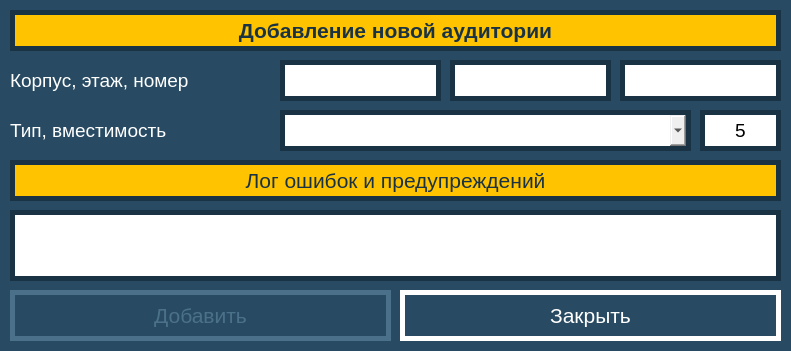
<?xml version="1.0" encoding="UTF-8"?>
<ui version="4.0">
 <class>AuditoriumInsertForm</class>
 <widget class="QWidget" name="AuditoriumInsertForm">
  <property name="geometry">
   <rect>
    <x>0</x>
    <y>0</y>
    <width>791</width>
    <height>351</height>
   </rect>
  </property>
  <property name="minimumSize">
   <size>
    <width>791</width>
    <height>351</height>
   </size>
  </property>
  <property name="maximumSize">
   <size>
    <width>791</width>
    <height>351</height>
   </size>
  </property>
  <property name="windowTitle">
   <string>Аудитория, добавление</string>
  </property>
  <property name="styleSheet">
   <string notr="true">QWidget#AuditoriumInsertForm {

	background-color: #284B63;
}</string>
  </property>
  <widget class="QLabel" name="headText">
   <property name="geometry">
    <rect>
     <x>10</x>
     <y>10</y>
     <width>771</width>
     <height>41</height>
    </rect>
   </property>
   <property name="font">
    <font>
     <pointsize>16</pointsize>
     <weight>75</weight>
     <bold>true</bold>
    </font>
   </property>
   <property name="styleSheet">
    <string notr="true">QLabel#headText {

	background-color: #FFC300;
	color: #1A3344;
	border: 5px solid #1A3344;
}</string>
   </property>
   <property name="text">
    <string>Добавление новой аудитории</string>
   </property>
   <property name="alignment">
    <set>Qt::AlignCenter</set>
   </property>
  </widget>
  <widget class="QLineEdit" name="bodyLine">
   <property name="enabled">
    <bool>true</bool>
   </property>
   <property name="geometry">
    <rect>
     <x>280</x>
     <y>60</y>
     <width>161</width>
     <height>41</height>
    </rect>
   </property>
   <property name="font">
    <font>
     <pointsize>14</pointsize>
    </font>
   </property>
   <property name="styleSheet">
    <string notr="true">QLineEdit#bodyLine {

	border: 5px solid #1A3344;
}</string>
   </property>
   <property name="alignment">
    <set>Qt::AlignCenter</set>
   </property>
  </widget>
  <widget class="QLabel" name="text1">
   <property name="geometry">
    <rect>
     <x>10</x>
     <y>60</y>
     <width>261</width>
     <height>41</height>
    </rect>
   </property>
   <property name="font">
    <font>
     <pointsize>14</pointsize>
    </font>
   </property>
   <property name="styleSheet">
    <string notr="true">QLabel#text1 {

	background-color: #284B63;
	color: #FFFFFF;
}</string>
   </property>
   <property name="text">
    <string>Корпус, этаж, номер</string>
   </property>
  </widget>
  <widget class="QLabel" name="text2">
   <property name="geometry">
    <rect>
     <x>10</x>
     <y>110</y>
     <width>261</width>
     <height>41</height>
    </rect>
   </property>
   <property name="font">
    <font>
     <pointsize>14</pointsize>
    </font>
   </property>
   <property name="styleSheet">
    <string notr="true">QLabel#text2 {

	background-color: #284B63;
	color: #FFFFFF;
}</string>
   </property>
   <property name="text">
    <string>Тип, вместимость</string>
   </property>
  </widget>
  <widget class="QComboBox" name="typeBox">
   <property name="geometry">
    <rect>
     <x>280</x>
     <y>110</y>
     <width>411</width>
     <height>41</height>
    </rect>
   </property>
   <property name="font">
    <font>
     <pointsize>14</pointsize>
    </font>
   </property>
   <property name="styleSheet">
    <string notr="true">QComboBox#typeBox {

	border: 5px solid #1A3344;
}</string>
   </property>
  </widget>
  <widget class="QLabel" name="typeLabel">
   <property name="geometry">
    <rect>
     <x>700</x>
     <y>110</y>
     <width>81</width>
     <height>41</height>
    </rect>
   </property>
   <property name="font">
    <font>
     <pointsize>14</pointsize>
    </font>
   </property>
   <property name="styleSheet">
    <string notr="true">QLabel#typeLabel {

	background-color: #FFFFFF;
	border: 5px solid #1A3344;
}</string>
   </property>
   <property name="text">
    <string>5</string>
   </property>
   <property name="alignment">
    <set>Qt::AlignCenter</set>
   </property>
  </widget>
  <widget class="QLineEdit" name="floorLine">
   <property name="enabled">
    <bool>true</bool>
   </property>
   <property name="geometry">
    <rect>
     <x>450</x>
     <y>60</y>
     <width>161</width>
     <height>41</height>
    </rect>
   </property>
   <property name="font">
    <font>
     <pointsize>14</pointsize>
    </font>
   </property>
   <property name="styleSheet">
    <string notr="true">QLineEdit#floorLine {

	border: 5px solid #1A3344;
}</string>
   </property>
   <property name="alignment">
    <set>Qt::AlignCenter</set>
   </property>
  </widget>
  <widget class="QLineEdit" name="numberLine">
   <property name="enabled">
    <bool>true</bool>
   </property>
   <property name="geometry">
    <rect>
     <x>620</x>
     <y>60</y>
     <width>161</width>
     <height>41</height>
    </rect>
   </property>
   <property name="font">
    <font>
     <pointsize>14</pointsize>
    </font>
   </property>
   <property name="styleSheet">
    <string notr="true">QLineEdit#numberLine {

	border: 5px solid #1A3344;
}</string>
   </property>
   <property name="alignment">
    <set>Qt::AlignCenter</set>
   </property>
  </widget>
  <widget class="QPushButton" name="exitButton">
   <property name="geometry">
    <rect>
     <x>400</x>
     <y>290</y>
     <width>381</width>
     <height>51</height>
    </rect>
   </property>
   <property name="minimumSize">
    <size>
     <width>381</width>
     <height>51</height>
    </size>
   </property>
   <property name="maximumSize">
    <size>
     <width>381</width>
     <height>51</height>
    </size>
   </property>
   <property name="font">
    <font>
     <pointsize>16</pointsize>
    </font>
   </property>
   <property name="styleSheet">
    <string notr="true">QPushButton#exitButton {

	background-color: #284B63;
	color: #FFFFFF;
	border: 5px solid #FFFFFF;
}
QPushButton#exitButton:hover {

	background-color: #FFFFFF;
	color: #1A3344;
	border: 5px solid #1A3344;
}
QPushButton#exitButton:pressed {

	background-color: #DB1921;
	color: #FFFFFF;
	border: 5px solid #1A3344;
}
QPushButton#exitButton:disabled {

	background-color: #284B63;
	color: #4B7089;
	border: 5px solid #4B7089;
}</string>
   </property>
   <property name="text">
    <string>Закрыть</string>
   </property>
  </widget>
  <widget class="QPushButton" name="addingButton">
   <property name="enabled">
    <bool>false</bool>
   </property>
   <property name="geometry">
    <rect>
     <x>10</x>
     <y>290</y>
     <width>381</width>
     <height>51</height>
    </rect>
   </property>
   <property name="font">
    <font>
     <pointsize>16</pointsize>
    </font>
   </property>
   <property name="styleSheet">
    <string notr="true">QPushButton#addingButton {

	background-color: #284B63;
	color: #FFFFFF;
	border: 5px solid #FFFFFF;
}
QPushButton#addingButton:hover {

	background-color: #FFFFFF;
	color: #1A3344;
	border: 5px solid #1A3344;
}
QPushButton#addingButton:pressed {

	background-color: #DB1921;
	color: #FFFFFF;
	border: 5px solid #1A3344;
}
QPushButton#addingButton:disabled {

	background-color: #284B63;
	color: #4B7089;
	border: 5px solid #4B7089;
}</string>
   </property>
   <property name="text">
    <string>Добавить</string>
   </property>
  </widget>
  <widget class="QLabel" name="logHead">
   <property name="geometry">
    <rect>
     <x>10</x>
     <y>160</y>
     <width>771</width>
     <height>41</height>
    </rect>
   </property>
   <property name="font">
    <font>
     <pointsize>16</pointsize>
     <weight>50</weight>
     <bold>false</bold>
    </font>
   </property>
   <property name="styleSheet">
    <string notr="true">QLabel#logHead {

	background-color: #FFC300;
	color: #1A3344;
	border: 5px solid #1A3344;
}</string>
   </property>
   <property name="text">
    <string>Лог ошибок и предупреждений</string>
   </property>
   <property name="alignment">
    <set>Qt::AlignCenter</set>
   </property>
  </widget>
  <widget class="QTextEdit" name="logText">
   <property name="geometry">
    <rect>
     <x>10</x>
     <y>210</y>
     <width>771</width>
     <height>71</height>
    </rect>
   </property>
   <property name="font">
    <font>
     <pointsize>10</pointsize>
    </font>
   </property>
   <property name="styleSheet">
    <string notr="true">QTextEdit#logText {

	border: 5px solid #1A3344;
}</string>
   </property>
  </widget>
 </widget>
 <resources/>
 <connections/>
</ui>
